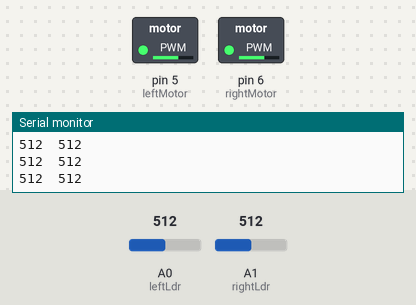
Bench run of a sketch on a simulated Arduino Uno, built with avr-gcc and run on an emulated ATmega328P. On the bench: switched loads named in the sketch (green lamp = pin HIGH), the last lines printed to the serial monitor. The test bench sets the inputs (shaded band); at power-on: A0 (leftLdr) = 512, A1 (rightLdr) = 512.

Above: at 1.2 s.
1.3 s: A0 (leftLdr) set to 563
2.8 s: A0 (leftLdr) set to 580
At 3.9 s:
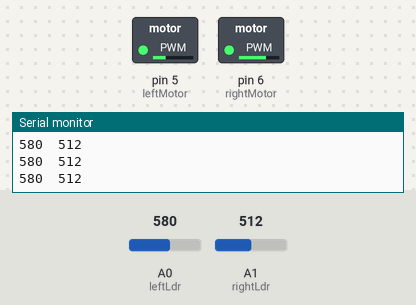
4.3 s: A1 (rightLdr) set to 536
At 5.0 s:
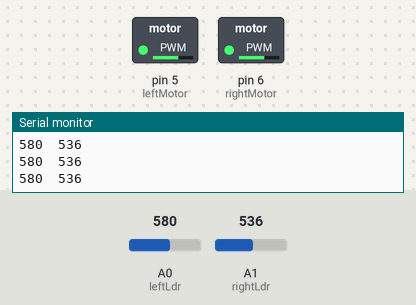
5.8 s: A1 (rightLdr) set to 625
7.3 s: A1 (rightLdr) set to 653
At 7.7 s:
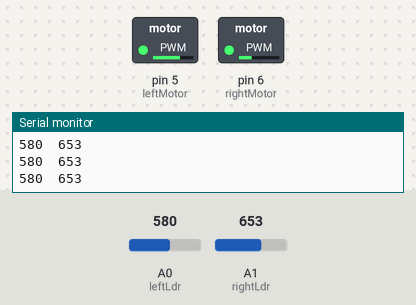
8.8 s: A1 (rightLdr) set to 511
At 10.0 s:
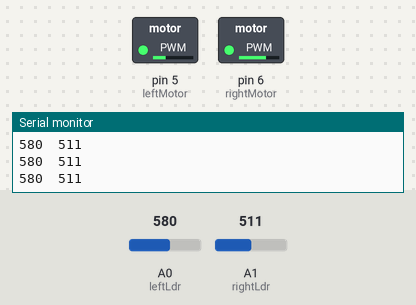
Timing chart, 0 to 11.3 s (numbered marks = the images above; inputs shaded):
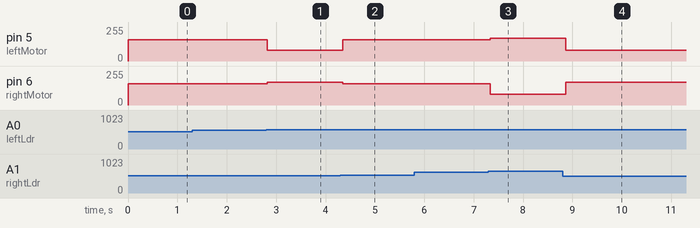

Measured:
- the behaviour switches between 571 and 572 on A0 (leftLdr) (found by bisection; images 0 and 1)
- the behaviour switches between 520 and 521 on A1 (rightLdr) (found by bisection; images 1 and 2)
- the behaviour switches between 639 and 640 on A1 (rightLdr) (found by bisection; images 2 and 3)
- after the input at 2.8 s, pin 5 (leftMotor): 160/255 → 80/255 at once; pin 6 (rightMotor): 160/255 → 170/255 at once
- after the input at 4.3 s, pin 5 (leftMotor): 80/255 → 160/255 after 0.05 s; pin 6 (rightMotor): 170/255 → 160/255 after 0.05 s
- after the input at 7.3 s, pin 5 (leftMotor): 160/255 → 170/255 at once; pin 6 (rightMotor): 160/255 → 80/255 at once
- after the input at 8.8 s, pin 5 (leftMotor): 170/255 → 80/255 after 0.06 s; pin 6 (rightMotor): 80/255 → 170/255 after 0.06 s

The sketch:

light_seeker_robot.ino
```cpp
// Robot qui cherche la lumiere avec deux LDR.
// C'est volontairement simple : il va vers le cote le plus lumineux.

const int leftLdr = A0;
const int rightLdr = A1;
const int leftMotor = 5;
const int rightMotor = 6;

void setup()
{
  pinMode(leftMotor, OUTPUT);
  pinMode(rightMotor, OUTPUT);
  Serial.begin(9600);
}

void loop()
{
  int leftLight = analogRead(leftLdr);
  int rightLight = analogRead(rightLdr);
  int diff = leftLight - rightLight;

  Serial.print(leftLight);
  Serial.print("  ");
  Serial.println(rightLight);

  if (abs(diff) < 60)
  {
    analogWrite(leftMotor, 160);
    analogWrite(rightMotor, 160);
  }
  else if (diff > 0)
  {
    analogWrite(leftMotor, 80);
    analogWrite(rightMotor, 170);
  }
  else
  {
    analogWrite(leftMotor, 170);
    analogWrite(rightMotor, 80);
  }

  delay(80);
}
```
